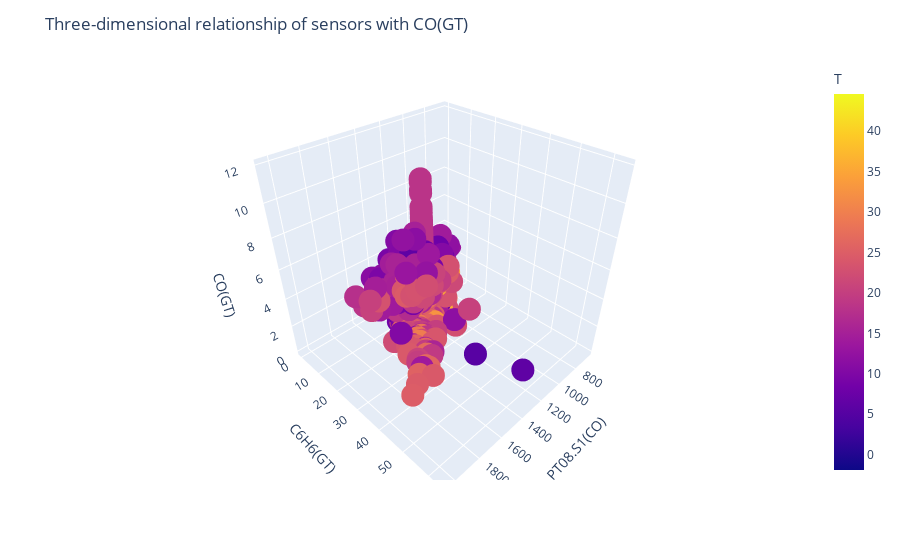

The cell this chart's notebook holds for it:
### Code cell
import plotly.express as px

fig = px.scatter_3d(df, x='PT08.S1(CO)', y='C6H6(GT)', z='CO(GT)', color='T')
fig.update_layout(title='Three-dimensional relationship of sensors with CO(GT)') # رابطه سهبعدی سنسورها با CO(GT)
fig.show()

### Figure 1 — Plotly figure (JSON) as saved in the notebook; plotly's stock layout.template omitted (floating-point values rounded to 4 significant figures; data arrays with more than 128 entries replaced by an {"elided": "..."} marker saying what was removed)
{"data": [{"hovertemplate": "PT08.S1(CO)=%{x}<br>C6H6(GT)=%{y}<br>CO(GT)=%{z}<br>T=%{marker.color}<extra></extra>", "legendgroup": "", "marker": {"color": {"elided": "9357 float values"}, "coloraxis": "coloraxis", "symbol": "circle"}, "mode": "markers", "name": "", "scene": "scene", "showlegend": false, "type": "scatter3d", "x": {"elided": "9357 float values"}, "y": {"elided": "9357 float values"}, "z": {"elided": "9357 float values"}}], "layout": {"coloraxis": {"colorbar": {"title": {"text": "T"}}, "colorscale": [[0, "#0d0887"], [0.1111, "#46039f"], [0.2222, "#7201a8"], [0.3333, "#9c179e"], [0.4444, "#bd3786"], [0.5556, "#d8576b"], [0.6667, "#ed7953"], [0.7778, "#fb9f3a"], [0.8889, "#fdca26"], [1, "#f0f921"]]}, "legend": {"tracegroupgap": 0}, "margin": {"t": 60}, "scene": {"domain": {"x": [0, 1], "y": [0, 1]}, "xaxis": {"title": {"text": "PT08.S1(CO)"}}, "yaxis": {"title": {"text": "C6H6(GT)"}}, "zaxis": {"title": {"text": "CO(GT)"}}}, "title": {"text": "Three-dimensional relationship of sensors with CO(GT)"}}}
